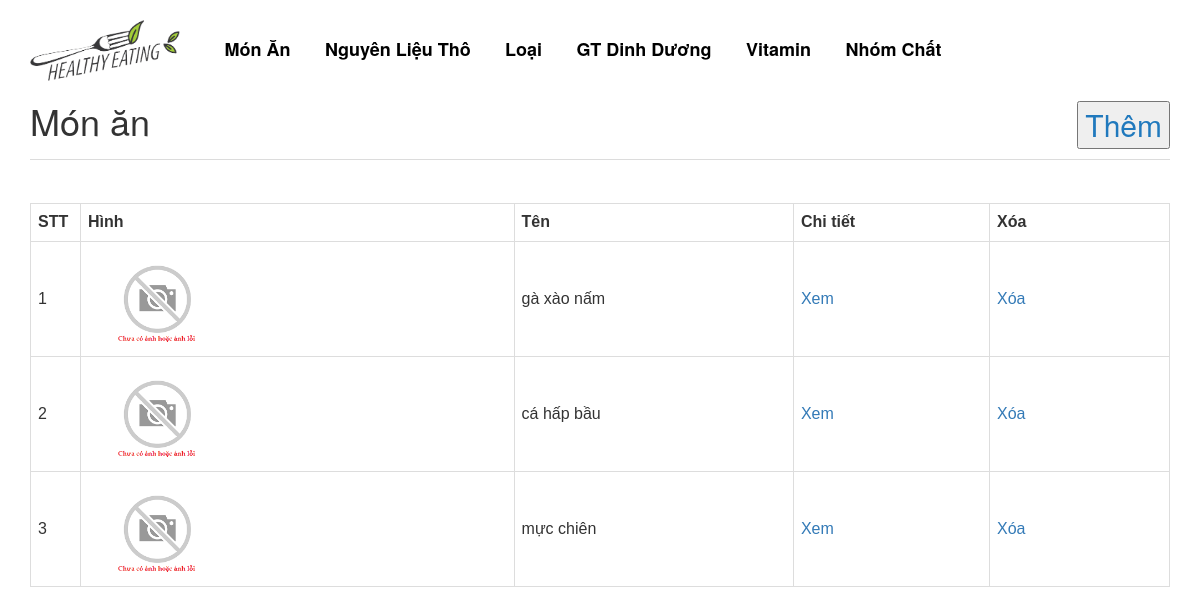
Page /admin/index.php on the earlier database version.
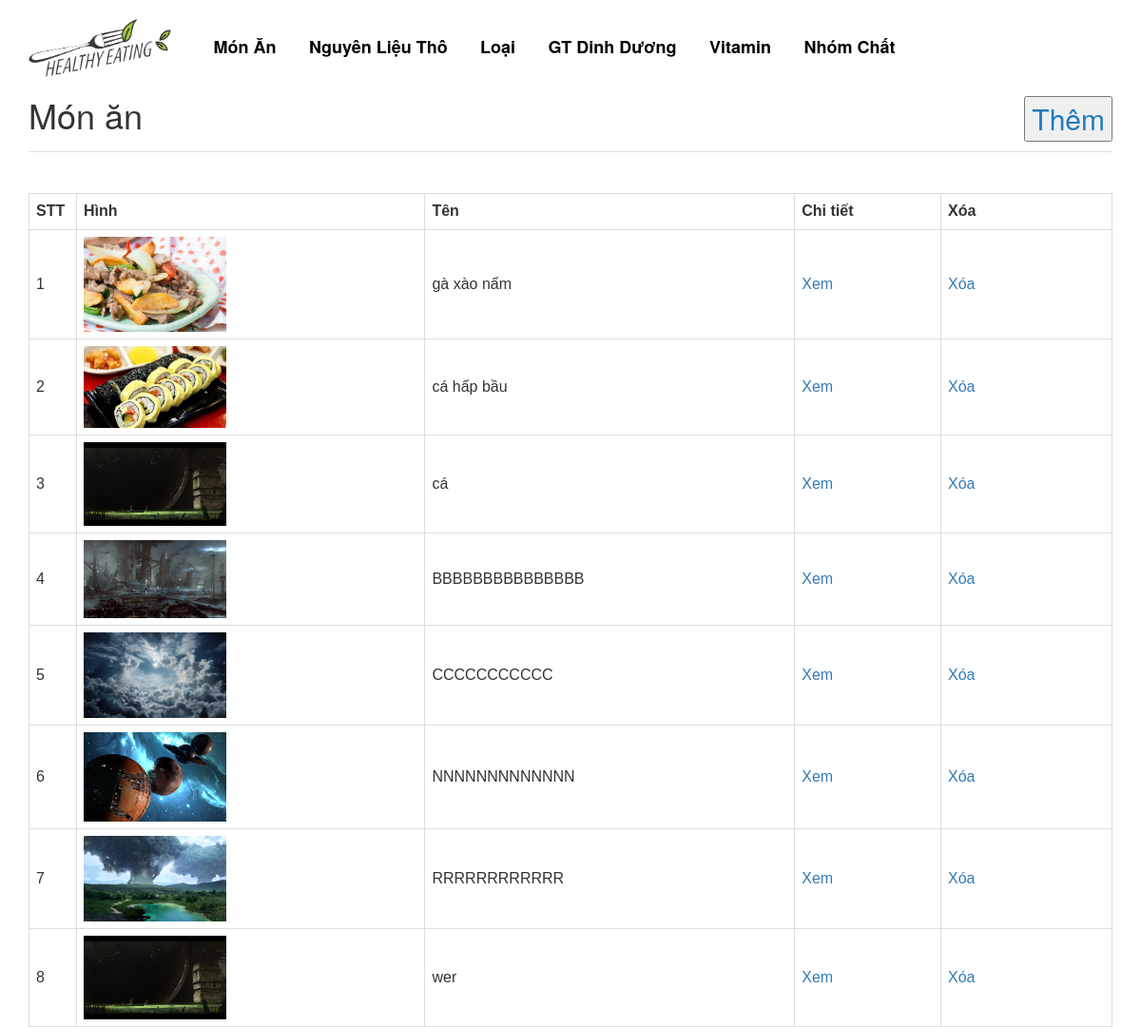
Same page on the later database version.
### tables this page shows
CREATE TABLE `01_monan` (
  `01_id_monan` int(10) NOT NULL,
  `01_ten_monan` varchar(200) NOT NULL,
  `01_hinh` text NOT NULL
);

### lib/quantri.php (called while the page is built, shortened)
<?php
function monan(){
    $qr = "SELECT * FROM 01_monan ";
    return mysql_query($qr);
}
?>

### admin/index.php (the view, shortened to what this page needs)
<?php
	include('./header.php');
	include('../lib/quantri.php');
?>
<section class="admin">
	<div class="container">
		<div class="tille_page">
			<h1>Món ăn</h1>
			<a href="./add_monan.php" class="btn_add"><input type="button" value="Thêm"></a>
		</div>
		<br>
		<div class="list_table">
			<table>
		  <tr>
		    <th>STT</th>
		    <th>Hình</th>
		    <th>Tên</th>
		    <th>Chi tiết</th>
		    <th>Xóa</th>
		  </tr>
		  <?php $ds_monan = monan();
		  		$i=1;
		  		while ($row_ds_monan = mysql_fetch_array($ds_monan)) {
		   ?>
		  <tr>
		    <td><?php echo $i++;?></td>
		    <td><img style ="max-width: 150px;max-height: 100px;" src="../imgs/uploads/<?=$row_ds_monan['01_hinh'] ?>" /></td>
		    <td><?=$row_ds_monan['01_ten_monan'] ?></td>
		    <td><a href="monan.php?id=<?=$row_ds_monan['01_id_monan'] ?>">Xem</a></td>
		    <td style="text-align: left;"><a onclick="return confirm('bạn có chắc muốn xóa ?');" href="delete_monan.php?id=<?=$row_ds_monan['01_id_monan']?>">Xóa</a></td>
		  </tr>
		 <?php } ?>
		</table>
		</div>
	</div>
</section>

### admin/header.php (shortened to what this page needs)
<!DOCTYPE html>
<?php
	$url = 'http://localhost/food/';
?>
<html lang="vn">
	<head>
		<link rel="stylesheet" href="<?=$url?>css/bootstrap.min.css">
		<link rel="stylesheet" href="<?=$url?>css/style.css">
		<link rel="stylesheet" href="https://cdnjs.cloudflare.com/ajax/libs/font-awesome/4.7.0/css/font-awesome.min.css">
	</head>
	<body>
		<header >
			<div class="headertop" style="position: unset;">
				<div class="container">
					<a href="index.php" class="headertop_logo"><img src="<?=$url?>imgs/logo.png"></a>
					<div class="headertop_nav">
						<ul class="headertop_nav_menu">
							<li><a href="./index.php">Món Ăn</a></li>
							<li><a href="./nguyenlieu.php">Nguyên Liệu Thô</a></li>
							<li><a href="./loai.php">Loại</a></li>
							<li><a href="./dinhduong.php">GT Dinh Dương</a></li>
							<li><a href="./vitamin.php">Vitamin</a></li>
							<li><a href="./nhomchat.php">Nhóm Chất</a></li>
						</ul>
					</div>
				</div>
			</div>
		</header>

### css/style.css (style rules this page uses)
body { font-size: 16px; }
header .headertop { padding: 20px 0; width: 100%; top: 0; z-index: 10; -webkit-transition: all 0.2s ease-in-out; -transition: all 0.2s ease-in-out; -ms-transition: all 0.2s ease-in-out; -o-transition: all 0.2s ease-in-out; transition: all 0.2s ease-in-out; }
header .headertop_logo { display: inline-block; }
header .headertop_logo img { max-width: 150px; }
header .headertop_nav { display: inline-block; vertical-align: middle; width: calc(100% - 155px); }
header .headertop_nav_menu { display: block; list-style-type: none; margin: 0; }
header .headertop_nav_menu li { display: inline-block; margin-right: 30px; }
header .headertop_nav_menu li a { font-size: 18px; color: black; text-decoration: none; font-weight: bold; -webkit-transition: all 0.2s ease-in-out; -transition: all 0.2s ease-in-out; -ms-transition: all 0.2s ease-in-out; -o-transition: all 0.2s ease-in-out; transition: all 0.2s ease-in-out; }
header .headertop_nav:after { content: ''; display: block; clear: both; }
.admin .tille_page { border-bottom: 1px solid gainsboro; padding-bottom: 10px; }
.admin .tille_page h1 { width: auto; float: left; margin: auto; }
.admin .tille_page .btn_add { float: right; font-size: 30px; background: none; color: #2079bd; }
.admin .tille_page:after { content: ""; display: block; clear: both; }
.list_table { margin-top: 20px; }
.list_table table { width: 100%; }
.list_table table tr { border-bottom: 1px solid gainsboro; padding: 10px 0; }
.list_table table tr th { padding: 7px; }
.list_table table tr th:first-child { width: 50px; }
.list_table table tr td { padding: 7px; }
.list_table table tr td:last-child { text-align: right; width: 180px; }
.btn_add { background: #2079bd; color: white; }

### admin/index.php (style rules this page uses)
table { font-family: arial, sans-serif; border-collapse: collapse; width: 100%; }
td, th { border: 1px solid #dddddd; text-align: left; padding: 8px; }

Differences in the rows shown:
removed 01_monan: 01_ten_monan "mực chiên"
changed 01_monan "gà xào nấm": 01_hinh: picture added in place of a placeholder
changed 01_monan "cá hấp bầu": 01_hinh: picture added in place of a placeholder
added 01_monan: 01_hinh (picture), 01_ten_monan "cá"
added 01_monan: 01_hinh (picture), 01_ten_monan "BBBBBBBBBBBBBBB"
added 01_monan: 01_hinh (picture), 01_ten_monan "CCCCCCCCCCC"
added 01_monan: 01_hinh (picture), 01_ten_monan "NNNNNNNNNNNNN"
added 01_monan: 01_hinh (picture), 01_ten_monan "RRRRRRRRRRRR"
added 01_monan: 01_hinh (picture), 01_ten_monan "wer"
